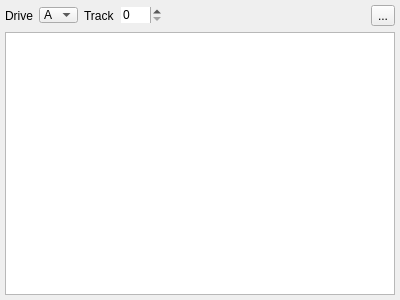
<?xml version="1.0" encoding="UTF-8"?>
<ui version="4.0">
 <class>FDDDump</class>
 <widget class="QWidget" name="FDDDump">
  <property name="geometry">
   <rect>
    <x>0</x>
    <y>0</y>
    <width>400</width>
    <height>300</height>
   </rect>
  </property>
  <property name="windowTitle">
   <string>Form</string>
  </property>
  <layout class="QVBoxLayout" name="verticalLayout">
   <property name="leftMargin">
    <number>5</number>
   </property>
   <property name="topMargin">
    <number>5</number>
   </property>
   <property name="rightMargin">
    <number>5</number>
   </property>
   <property name="bottomMargin">
    <number>5</number>
   </property>
   <item>
    <layout class="QHBoxLayout" name="horizontalLayout_8">
     <item>
      <widget class="QLabel" name="label_69">
       <property name="text">
        <string>Drive</string>
       </property>
      </widget>
     </item>
     <item>
      <widget class="QComboBox" name="cbDrive">
       <property name="maximumSize">
        <size>
         <width>16777215</width>
         <height>16</height>
        </size>
       </property>
       <item>
        <property name="text">
         <string>A</string>
        </property>
       </item>
       <item>
        <property name="text">
         <string>B</string>
        </property>
       </item>
       <item>
        <property name="text">
         <string>C</string>
        </property>
       </item>
       <item>
        <property name="text">
         <string>D</string>
        </property>
       </item>
      </widget>
     </item>
     <item>
      <widget class="QLabel" name="label_70">
       <property name="text">
        <string>Track</string>
       </property>
      </widget>
     </item>
     <item>
      <widget class="QSpinBox" name="sbTrack">
       <property name="maximumSize">
        <size>
         <width>16777215</width>
         <height>16</height>
        </size>
       </property>
       <property name="frame">
        <bool>false</bool>
       </property>
       <property name="maximum">
        <number>166</number>
       </property>
      </widget>
     </item>
     <item>
      <spacer name="horizontalSpacer_6">
       <property name="orientation">
        <enum>Qt::Horizontal</enum>
       </property>
       <property name="sizeHint" stdset="0">
        <size>
         <width>40</width>
         <height>20</height>
        </size>
       </property>
      </spacer>
     </item>
     <item>
      <widget class="QToolButton" name="tbTarget">
       <property name="text">
        <string>...</string>
       </property>
       <property name="icon">
        <iconset resource="../../xpeccy.qrc">
         <normaloff>:/images/target.png</normaloff>:/images/target.png</iconset>
       </property>
      </widget>
     </item>
    </layout>
   </item>
   <item>
    <widget class="xDiskDump" name="tabDiskDump">
     <property name="minimumSize">
      <size>
       <width>380</width>
       <height>250</height>
      </size>
     </property>
     <property name="selectionMode">
      <enum>QAbstractItemView::SingleSelection</enum>
     </property>
     <property name="showGrid">
      <bool>false</bool>
     </property>
     <attribute name="horizontalHeaderVisible">
      <bool>false</bool>
     </attribute>
     <attribute name="horizontalHeaderMinimumSectionSize">
      <number>30</number>
     </attribute>
     <attribute name="horizontalHeaderDefaultSectionSize">
      <number>30</number>
     </attribute>
     <attribute name="verticalHeaderVisible">
      <bool>false</bool>
     </attribute>
     <attribute name="verticalHeaderMinimumSectionSize">
      <number>16</number>
     </attribute>
     <attribute name="verticalHeaderDefaultSectionSize">
      <number>17</number>
     </attribute>
    </widget>
   </item>
  </layout>
 </widget>
 <customwidgets>
  <customwidget>
   <class>xDiskDump</class>
   <extends>QTableView</extends>
   <header location="global">stdlib.h</header>
  </customwidget>
 </customwidgets>
 <resources>
  <include location="../../xpeccy.qrc"/>
 </resources>
 <connections/>
</ui>
